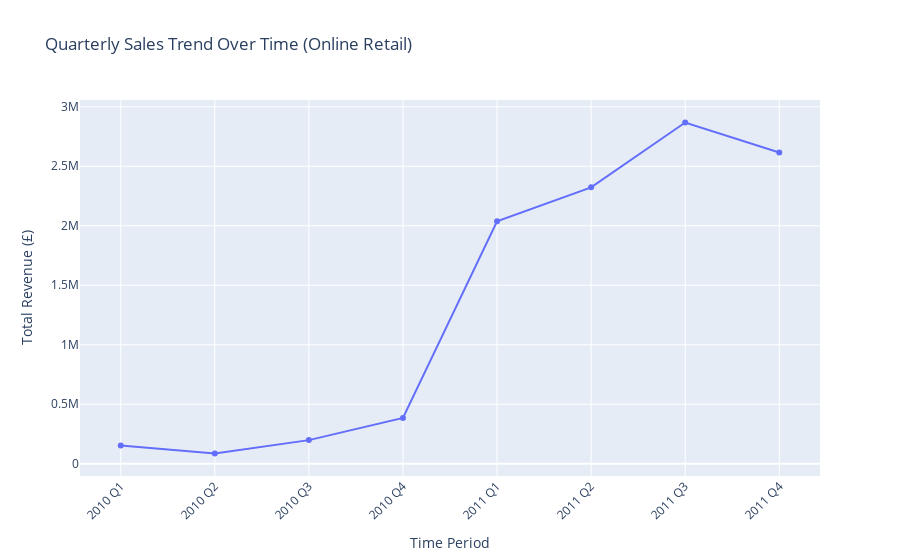

The notebook cell saved with this chart:
### Markdown cell above
**United Kingdom**  **Q4 is the highest revenue quarter, suggesting a strong holiday season effect.**

**Singapore** **Q3 £645k Singapore stands out as the highest non-UK result, concentrating a large portion of its annual sales into Q3.**

**EIRE Q3 £375k Ireland also sees its peak performance in Q3.**

**Germany, France, Netherlands, etc. Various Below £211k, Sales for other international markets are significantly smaller and more distributed, with no single market-quarter combination rivaling the UK or the top international peaks.**

### Code cell
fig = px.line(
    df_quarterly,
    x='QuarterlyPeriod',
    y='TotalSales',
    title='Quarterly Sales Trend Over Time (Online Retail)',
    markers=True,
    labels={'TotalSales': 'Total Revenue (£)', 'QuarterlyPeriod': 'Reporting Period'}
)
fig.update_layout(
    xaxis_tickangle=-45,
    font=dict(size=12),
    xaxis_title='Time Period'
)
fig.show()

### Figure 1 — Plotly figure (JSON) as saved in the notebook; plotly's stock layout.template omitted (floating-point values rounded to 4 significant figures)
{"data": [{"hovertemplate": "Reporting Period=%{x}<br>Total Revenue (£)=%{y}<extra></extra>", "legendgroup": "", "line": {"color": "#636efa", "dash": "solid"}, "marker": {"symbol": "circle"}, "mode": "lines+markers", "name": "", "orientation": "v", "showlegend": false, "type": "scatter", "x": ["2010 Q1", "2010 Q2", "2010 Q3", "2010 Q4", "2011 Q1", "2011 Q2", "2011 Q3", "2011 Q4"], "xaxis": "x", "y": [153700.0, 86610.0, 198600.0, 384900.0, 2038000.0, 2323000.0, 2867000.0, 2615000.0], "yaxis": "y"}], "layout": {"font": {"size": 12}, "legend": {"tracegroupgap": 0}, "title": {"text": "Quarterly Sales Trend Over Time (Online Retail)"}, "xaxis": {"anchor": "y", "domain": [0, 1], "tickangle": -45, "title": {"text": "Time Period"}}, "yaxis": {"anchor": "x", "domain": [0, 1], "title": {"text": "Total Revenue (£)"}}}}
